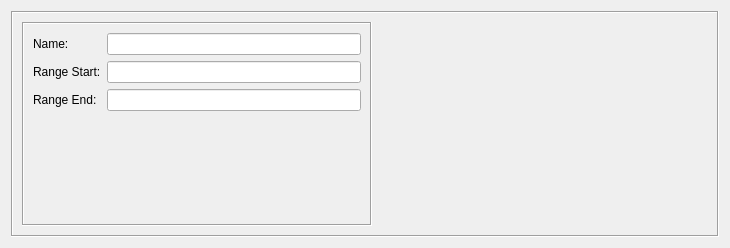
<?xml version="1.0" encoding="UTF-8"?>
<ui version="4.0">
 <class>AddressRangeIPv6Dialog_q</class>
 <widget class="QWidget" name="AddressRangeIPv6Dialog_q">
  <property name="enabled">
   <bool>true</bool>
  </property>
  <property name="geometry">
   <rect>
    <x>0</x>
    <y>0</y>
    <width>730</width>
    <height>248</height>
   </rect>
  </property>
  <property name="sizePolicy">
   <sizepolicy hsizetype="Preferred" vsizetype="Preferred">
    <horstretch>0</horstretch>
    <verstretch>0</verstretch>
   </sizepolicy>
  </property>
  <property name="windowTitle">
   <string>Address Range IPv6</string>
  </property>
  <layout class="QGridLayout" name="gridLayout">
   <item row="0" column="0">
    <widget class="QFrame" name="frame7">
     <property name="frameShape">
      <enum>QFrame::Box</enum>
     </property>
     <property name="frameShadow">
      <enum>QFrame::Sunken</enum>
     </property>
     <layout class="QGridLayout">
      <item row="0" column="0" rowspan="2">
       <widget class="QFrame" name="frame7_2">
        <property name="sizePolicy">
         <sizepolicy hsizetype="Fixed" vsizetype="Preferred">
          <horstretch>0</horstretch>
          <verstretch>0</verstretch>
         </sizepolicy>
        </property>
        <property name="minimumSize">
         <size>
          <width>350</width>
          <height>0</height>
         </size>
        </property>
        <property name="maximumSize">
         <size>
          <width>350</width>
          <height>16777215</height>
         </size>
        </property>
        <property name="frameShape">
         <enum>QFrame::Box</enum>
        </property>
        <property name="frameShadow">
         <enum>QFrame::Sunken</enum>
        </property>
        <layout class="QGridLayout" name="gridLayout_2">
         <item row="0" column="0">
          <widget class="QLabel" name="textLabel1">
           <property name="text">
            <string>Name:</string>
           </property>
           <property name="wordWrap">
            <bool>false</bool>
           </property>
          </widget>
         </item>
         <item row="0" column="1">
          <widget class="QLineEdit" name="obj_name">
           <property name="sizePolicy">
            <sizepolicy hsizetype="Preferred" vsizetype="Fixed">
             <horstretch>200</horstretch>
             <verstretch>0</verstretch>
            </sizepolicy>
           </property>
           <property name="minimumSize">
            <size>
             <width>0</width>
             <height>0</height>
            </size>
           </property>
          </widget>
         </item>
         <item row="1" column="0">
          <widget class="QLabel" name="textLabel2_2">
           <property name="text">
            <string>Range Start:</string>
           </property>
           <property name="wordWrap">
            <bool>false</bool>
           </property>
          </widget>
         </item>
         <item row="1" column="1">
          <widget class="QLineEdit" name="rangeStart">
           <property name="sizePolicy">
            <sizepolicy hsizetype="Preferred" vsizetype="Fixed">
             <horstretch>0</horstretch>
             <verstretch>0</verstretch>
            </sizepolicy>
           </property>
          </widget>
         </item>
         <item row="2" column="0">
          <widget class="QLabel" name="textLabel2_2_2">
           <property name="text">
            <string>Range End:</string>
           </property>
           <property name="wordWrap">
            <bool>false</bool>
           </property>
          </widget>
         </item>
         <item row="2" column="1">
          <widget class="QLineEdit" name="rangeEnd">
           <property name="sizePolicy">
            <sizepolicy hsizetype="Preferred" vsizetype="Fixed">
             <horstretch>0</horstretch>
             <verstretch>0</verstretch>
            </sizepolicy>
           </property>
          </widget>
         </item>
         <item row="3" column="1">
          <spacer name="verticalSpacer">
           <property name="orientation">
            <enum>Qt::Vertical</enum>
           </property>
           <property name="sizeHint" stdset="0">
            <size>
             <width>20</width>
             <height>103</height>
            </size>
           </property>
          </spacer>
         </item>
        </layout>
       </widget>
      </item>
      <item row="0" column="1">
       <widget class="CommentKeywords" name="commentKeywords" native="true">
        <property name="sizePolicy">
         <sizepolicy hsizetype="Expanding" vsizetype="Expanding">
          <horstretch>0</horstretch>
          <verstretch>0</verstretch>
         </sizepolicy>
        </property>
       </widget>
      </item>
     </layout>
    </widget>
   </item>
  </layout>
 </widget>
 <customwidgets>
  <customwidget>
   <class>CommentKeywords</class>
   <extends>QWidget</extends>
   <header>CommentKeywords.h</header>
   <container>1</container>
  </customwidget>
 </customwidgets>
 <tabstops>
  <tabstop>obj_name</tabstop>
  <tabstop>rangeStart</tabstop>
  <tabstop>rangeEnd</tabstop>
 </tabstops>
 <resources/>
 <connections/>
</ui>
